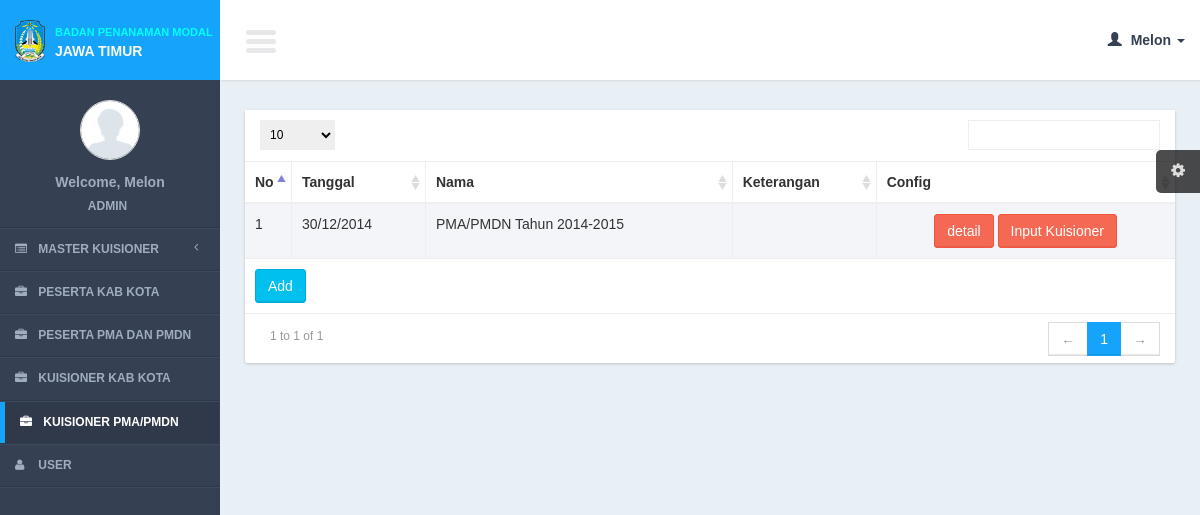
/controllers/kuisioner_pma.php (signed in), run on the app's committed database.
### tables this page shows
CREATE TABLE IF NOT EXISTS `kuisioner` (
`kuisioner_id` int(11) NOT NULL,
  `kuisioner_name` text NOT NULL,
  `kuisioner_description` text NOT NULL,
  `kuisioner_date` date NOT NULL,
  `kuisioner_type` int(11) NOT NULL
);

### models/kuisioner_pma_model.php (called while the page is built, shortened)
<?php
function select(){
	$query = mysql_query("select *
		from kuisioner where kuisioner_type ='2'
			");
	return $query;
}
?>

### lib/function.php (called while the page is built, shortened)
<?php
function get_header($title = ""){
	include '../views/layout/header.php';
}
function get_footer(){
	include '../views/layout/footer.php';
}
function format_date($date){
	$date = explode("-", $date);
	$new_date = $date[2]."/".$date[1]."/".$date[0];
	return $new_date;
}
	?>

### views/kuisioner_pma/list.php (the view, shortened to what this page needs)
     <section class="content">
         <div class="row">
             <div class="col-xs-12">
                 <div class="box">
                     <div class="box-body2 table-responsive">
                         <table id="example1" class="table table-bordered table-striped">
                             <thead>
                                 <tr>
                                 <th width="5%">No</th>
                                     <th>Tanggal</th>
                                     <th>Nama</th>
                                     <th>Keterangan</th>
                                      <th>Config</th>
                                 </tr>
                             </thead>
                             <tbody>
                                 <?php
                                $no = 1;
                                 while($row = mysql_fetch_array($query)){
                                 ?>
                                 <tr>
                                 <td><?= $no?></td>
                                     <td><?= format_date($row['kuisioner_date'])?></td>
                                     <td><?= $row['kuisioner_name']?></td>
                                     <td><?= $row['kuisioner_description']?></td>
                                     <td style="text-align:center;">
                                    <a href="kuisioner_pma.php?page=list_detail&data_id=<?= $row['kuisioner_id']?>" class="btn btn-danger" >detail</i></a>
                                    <a href="answer_pma.php?data_id=<?= $row['kuisioner_id']?>" class="btn btn-danger" >Input Kuisioner</a>
                                     </td>
                                 </tr>
                                 <?php
$no++;
                                 }
                                 ?>
                             </tbody>
                               <tfoot>
                                 <tr>
                                     <td colspan="10"><a href="<?= $add_button ?>" class="btn btn-info " >Add</a></td>
                                 </tr>
                             </tfoot>
                         </table>
                     </div>
                 </div>
             </div>
         </div>
     </section>

### css/AdminLTE.css (style rules this page uses)
html { font-family: 'Source Sans Pro', sans-serif; -webkit-font-smoothing: antialiased; min-height: 100%; background: #354052; }
body { font-family: 'Source Sans Pro', sans-serif; -webkit-font-smoothing: antialiased; min-height: 100%; background: #E9F0F5; }
a { color: #3c8dbc; }
.content { padding: 30px 10px; }
.table-striped > tbody > tr:nth-child(odd), .table-striped > tbody > tr:nth-child(odd) { background:#F3F5F9; }
.box { position: relative; margin-bottom: 20px; -webkit-border-radius: 3px; -moz-border-radius: 3px; border-radius: 3px !important; width: 100%; background:#fff; box-shadow: 0 1px 3px rgba(0, 0, 0, 0.1); }
.box .box-body2 { background:#fff; -webkit-border-top-left-radius: 0; -webkit-border-top-right-radius: 0; -webkit-border-bottom-right-radius: 3px; -webkit-border-bottom-left-radius: 3px; -moz-border-radius-topleft: 0; -moz-border-radius-topright: 0; -moz-border-radius-bottomright: 3px; -moz-border-radius-bottomleft: 3px; border-top-left-radius: 0; border-top-right-radius: 0; border-bottom-right-radius: 3px; border-bottom-left-radius: 3px; box-shadow: 0 1px 3px rgba(0, 0, 0, 0.1); }
.btn { font-weight: 500; -webkit-border-radius: 3px; -moz-border-radius: 3px; border-radius: 3px; border: 1px solid transparent; -webkit-box-shadow: inset 0px -2px 0px 0px rgba(0, 0, 0, 0.09); -moz-box-shadow: inset 0px -2px 0px 0px rgba(0, 0, 0, 0.09); box-shadow: inset 0px -1px 0px 0px rgba(0, 0, 0, 0.09); }
.btn.btn-info { background-color: #00c0ef; border-color: #00acd6; }
.btn.btn-danger { background-color: #f56954; border-color: #f4543c; }

### data on the page
kuisioner: kuisioner_date "30/12/2014", kuisioner_name "PMA/PMDN Tahun 2014-2015"

### other printed values
$user_data[0] "Melon"
$user_data[1] "ADMIN"
